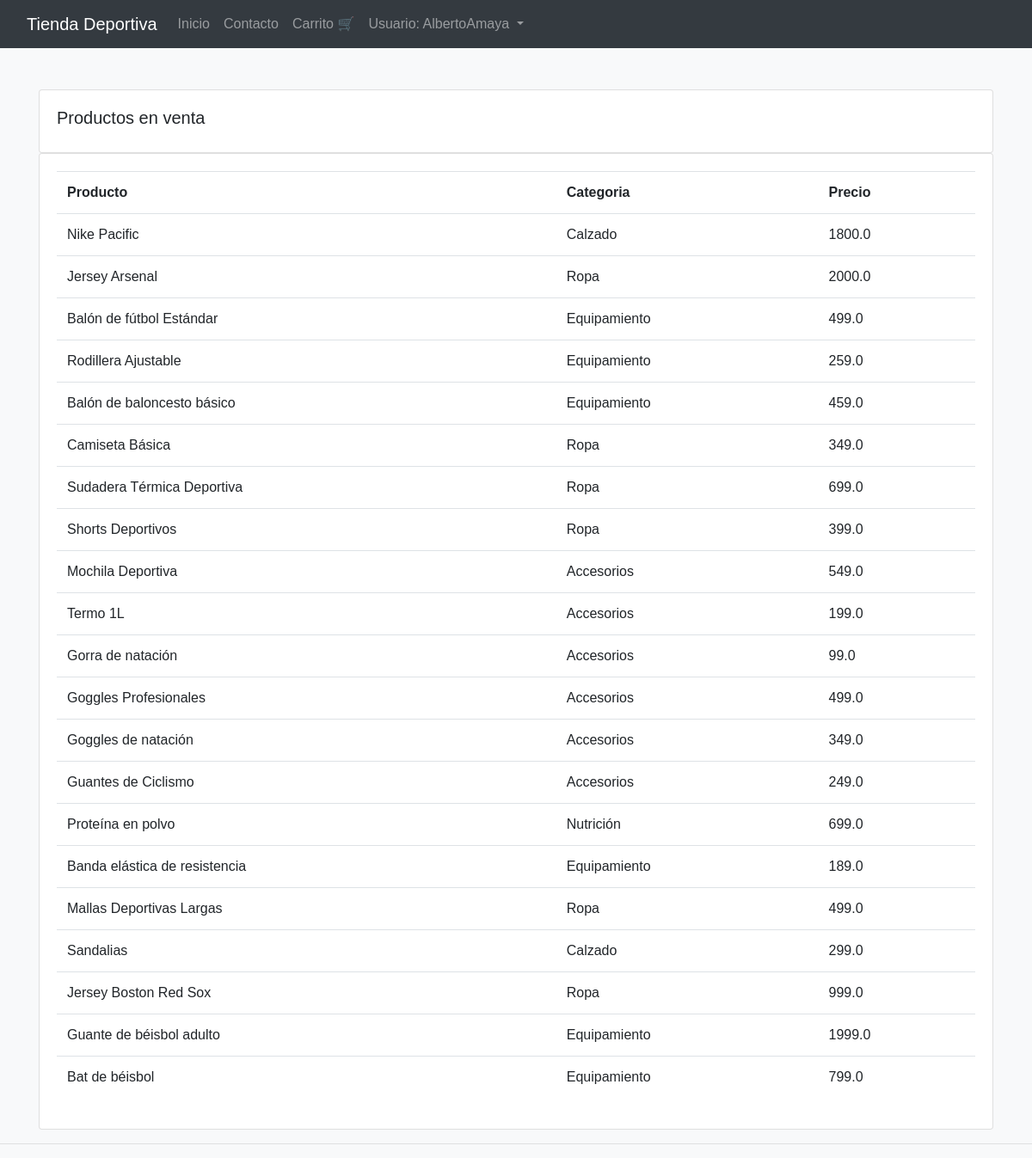
Screenshot of /products/ (signed in) with the database file from the repository.
### accounts/models.py (models this page shows, shortened)
class Product(models.Model):
    CATEGORY = (
        ('Ropa', 'Ropa'),
        ('Calzado', 'Calzado'),
        ('Accesorios', 'Accesorios'),
        ('Equipamiento', 'Equipamiento'),
        ('Tecnología', 'Tecnología'),
        ('Nutrición','Nutrición')
    )
    name = models.CharField(max_length=200, null=True)
    price = models.FloatField(null=True)
    category = models.CharField(max_length=200, null=True, choices=CATEGORY)
    description = models.CharField(max_length=200, null=True, blank=True)
    date_created = models.DateTimeField(auto_now_add=True, null=True)
    tags = models.ManyToManyField(Tag)
    image = models.ImageField(upload_to='product_images/', null=True, blank=True) #imagenes

### accounts/views.py (the view)
# urls.py: path('products/', views.products, name='products'),
def products(request):
    products = Product.objects.all()
    return render(request, 'products.html', {'products': products})

### templates/products.html
{%  extends 'main.html' %}
{% block content %}
		<br>
		<div class="row">
			<div class="col-md">
				<div class="card card-body">
					<h5>Productos en venta</h5>
				</div>
				<div class="card card-body">
					<table class="table">
						<tr>
							<th>Producto</th>
							<th>Categoria</th>
							<th>Precio</th>
						</tr>
                        {% for i in products%}
                        <tr>
                        <td>{{i.name}}</td>
                        <td>{{i.category}}</td>
                        <td>{{i.price}}</td>
                        </tr>
						{% endfor %}
					</table>
				</div>
			</div>
		</div>
{% endblock content %}

### templates/navbar.html (shortened to what this page needs)
<nav class="navbar navbar-expand-lg navbar-dark bg-dark">
  <div class="container-fluid">
    <a class="navbar-brand" href="{% url 'home' %}">Tienda Deportiva</a>
    <div class="collapse navbar-collapse" id="navbarSupportedContent">
      <ul class="navbar-nav me-auto mb-2 mb-lg-0">
        <li class="nav-item">
          <a class="nav-link" href="{% url 'home' %}">Inicio</a>
        </li>
        <li class="nav-item">
          <a class="nav-link" href="{% url 'contacto' %}">Contacto</a>
        </li>
        <li class="nav-item">
          <a class="nav-link" href="{% url 'cart_view' %}">Carrito 🛒</a>
        </li>
        {% if user.is_authenticated %}
        <li class="nav-item dropdown">
          <a class="nav-link dropdown-toggle" href="#" role="button" data-bs-toggle="dropdown" aria-expanded="false">
            Usuario: {{ user.username }}
          </a>
        </li>
        {% endif %}
      </ul>
    </div>
  </div>
</nav>

### static/css/styles.css (style rules this page uses)
body { background-color: #f8f9fa; font-family: Arial, sans-serif; margin: 0; padding: 0; }
a { color: #0a58ca; text-decoration: none; }

### rows the page displays
Product: name "Nike Pacific", category "Calzado", price "1800.0"
Product: name "Jersey Arsenal", category "Ropa", price "2000.0"
Product: name "Balón de fútbol Estándar", category "Equipamiento", price "499.0"
Product: name "Rodillera Ajustable", category "Equipamiento", price "259.0"
Product: name "Balón de baloncesto básico", category "Equipamiento", price "459.0"
Product: name "Camiseta Básica", category "Ropa", price "349.0"
Product: name "Sudadera Térmica Deportiva", category "Ropa", price "699.0"
Product: name "Shorts Deportivos", category "Ropa", price "399.0"
Product: name "Mochila Deportiva", category "Accesorios", price "549.0"
Product: name "Termo 1L", category "Accesorios", price "199.0"
Product: name "Gorra de natación", category "Accesorios", price "99.0"
Product: name "Goggles Profesionales", category "Accesorios", price "499.0"
Product: name "Goggles de natación", category "Accesorios", price "349.0"
Product: name "Guantes de Ciclismo", category "Accesorios", price "249.0"
Product: name "Proteína en polvo", category "Nutrición", price "699.0"
Product: name "Banda elástica de resistencia", category "Equipamiento", price "189.0"
Product: name "Mallas Deportivas Largas", category "Ropa", price "499.0"
Product: name "Sandalias", category "Calzado", price "299.0"
Product: name "Jersey Boston Red Sox", category "Ropa", price "999.0"
Product: name "Guante de béisbol adulto", category "Equipamiento", price "1999.0"
Product: name "Bat de béisbol", category "Equipamiento", price "799.0"

### other values shown
{{ user.username }} "AlbertoAmaya"
